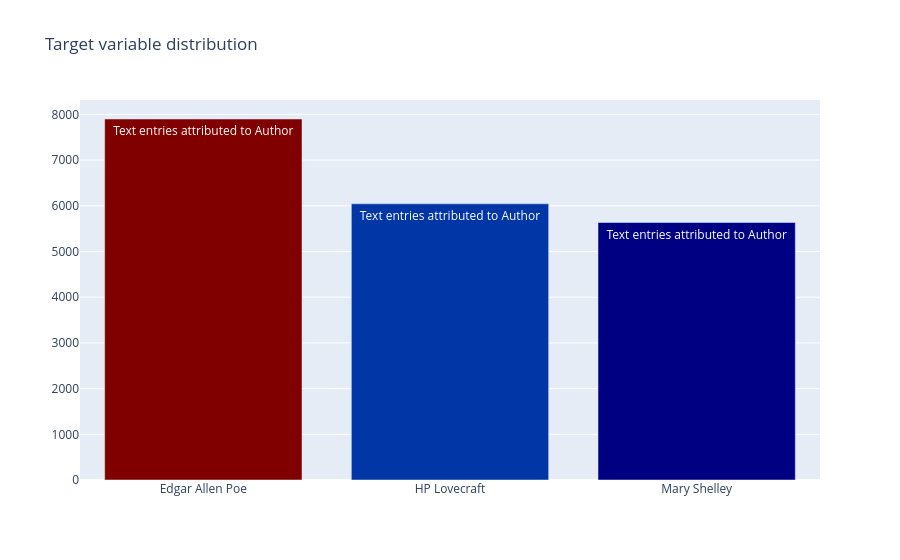

The cell this chart's notebook holds for it:
### Markdown cell above
### 훈련 데이터의 요약 통계

여기에서는 데이터에서 각 작가별 항목의 분포와 같은 기본적인 통계 정보를 시각화할 수 있다. 이를 위해, 유용한 Plot.ly 시각화 라이브러리를 사용하여 간단한 막대 그래프를 그릴 것이다. Plot.ly 코드가 필요하면 아래 셀을 열어보자.

### Code cell
z = {'EAP' : 'Edgar Allen Poe', 'MWS' : 'Mary Shelley', 'HPL': 'HP Lovecraft'}
data = [go.Bar(
            x = train.author.map(z).unique(),
            y = train.author.value_counts().values,
            marker = dict(colorscale='Jet', 
                         color = train.author.value_counts().values),
            text='Text entries attributed to Author'
        )]

layout = go.Layout(
    title='Target variable distribution'
)

fig = go.Figure(data=data, layout=layout)

py.iplot(fig, filename='basic-bar')

### Figure 1 — Plotly figure (JSON) as saved in the notebook; plotly's stock layout.template omitted (floating-point values rounded to 4 significant figures)
{"data": [{"marker": {"color": [7900, 6044, 5635], "colorscale": [[0, "rgb(0,0,131)"], [0.2, "rgb(0,60,170)"], [0.4, "rgb(5,255,255)"], [0.6, "rgb(255,255,0)"], [0.8, "rgb(250,0,0)"], [1, "rgb(128,0,0)"]]}, "text": "Text entries attributed to Author", "type": "bar", "x": ["Edgar Allen Poe", "HP Lovecraft", "Mary Shelley"], "y": [7900, 6044, 5635]}], "layout": {"title": {"text": "Target variable distribution"}}}
